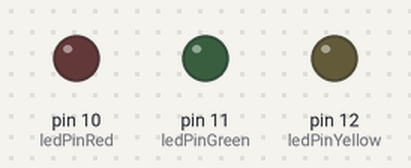
Simulated run of this sketch. Board: Arduino Uno, built with avr-gcc and run on an emulated ATmega328P. Parts: output pins drawn as LEDs (lit = HIGH).

Above: at 0.05 s.
At 4.07 s:
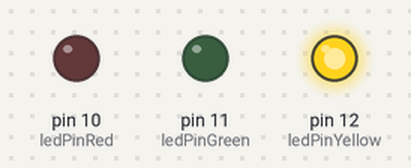
At 7.9 s:
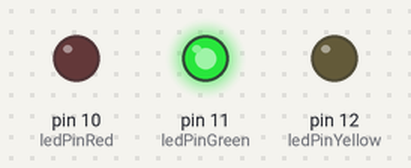
At 20.35 s:
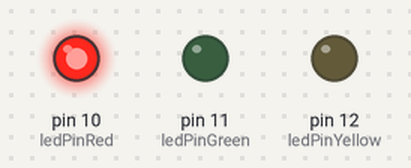
Timing chart, 0 to 20.8 s (numbered marks = the images above):
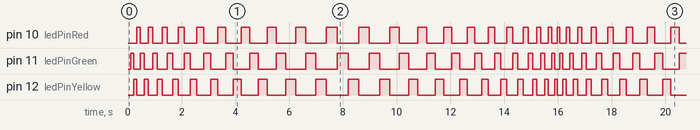

The sketch:

ThreeStateBlink.ino
```cpp
// set pin numbers:
const int ledPinRed =  10;      // the number of the LED pin
const int ledPinGreen =  11;      // the number of the LED pin
const int ledPinYellow =  12;      // the number of the LED pin
const int buttonPin = 13;
const int RED = 1;
const int GREEN = 2;
const int YELLOW = 3;

int ledStateRed = LOW;             // ledState used to set the LED
int ledStateGreen = LOW;             // ledState used to set the LED
int ledStateYellow = LOW;             // ledState used to set the LED
long previousMillis = 0;        // will store last time LED was updated
int currentState = RED;
bool slowingDown = true;

long interval = 100;           // interval at which to blink (milliseconds)

void setup() {
  // set the digital pin as output:
  pinMode(ledPinRed, OUTPUT);
  pinMode(ledPinGreen, OUTPUT);
  pinMode(ledPinYellow, OUTPUT);
  pinMode(buttonPin, INPUT);
}

void loop()
{
  unsigned long currentMillis = millis();

  if(currentMillis - previousMillis > interval) {
    // save the last time you blinked the LED
    previousMillis = currentMillis;

    // if the LED is off turn it on and vice-versa:
    if (currentState == RED)
    {
      currentState = GREEN;
      ledStateRed = LOW;
      ledStateGreen = HIGH;
      ledStateYellow = LOW;
    }
    else if (currentState == GREEN)
    {
      currentState = YELLOW;
      ledStateRed = LOW;
      ledStateGreen = LOW;
      ledStateYellow = HIGH;
    }
    else if (currentState == YELLOW)
    {
      currentState = RED;
      ledStateRed = HIGH;
      ledStateGreen = LOW;
      ledStateYellow = LOW;
    }

    // set the LED with the ledState of the variable:
    digitalWrite(ledPinRed, ledStateRed);
    digitalWrite(ledPinGreen, ledStateGreen);
    digitalWrite(ledPinYellow, ledStateYellow);

    if ((slowingDown == false) || (interval >= 410))
    {
      interval = interval - 10;
      slowingDown = false;//continue speeding up or start speeding up
    }

    if ((slowingDown == true) || (interval <= 90))
    {
      interval = interval + 10;
      slowingDown = true; //continue slowing down, or start slowing down
    }
  }
}
```

Measured:
- by itself, pin 10 (ledPinRed), pin 11 (ledPinGreen), pin 12 (ledPinYellow): moves between LOW and HIGH, repeating every 16.0 s
- by itself, everything shown: repeats every 16.0 s, in 63 steps
